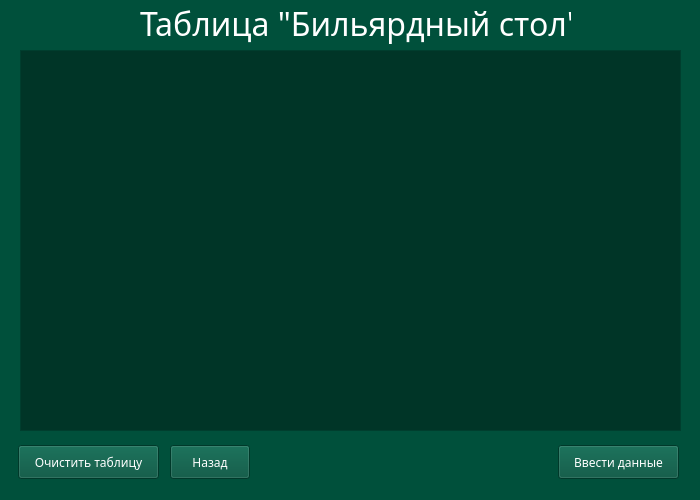
<?xml version="1.0" encoding="UTF-8"?>
<ui version="4.0">
 <class>Widget</class>
 <widget class="QWidget" name="Widget">
  <property name="geometry">
   <rect>
    <x>0</x>
    <y>0</y>
    <width>700</width>
    <height>500</height>
   </rect>
  </property>
  <property name="sizePolicy">
   <sizepolicy hsizetype="Fixed" vsizetype="Fixed">
    <horstretch>0</horstretch>
    <verstretch>0</verstretch>
   </sizepolicy>
  </property>
  <property name="minimumSize">
   <size>
    <width>700</width>
    <height>500</height>
   </size>
  </property>
  <property name="maximumSize">
   <size>
    <width>700</width>
    <height>500</height>
   </size>
  </property>
  <property name="palette">
   <palette>
    <active>
     <colorrole role="WindowText">
      <brush brushstyle="SolidPattern">
       <color alpha="255">
        <red>255</red>
        <green>255</green>
        <blue>255</blue>
       </color>
      </brush>
     </colorrole>
     <colorrole role="Button">
      <brush brushstyle="SolidPattern">
       <color alpha="255">
        <red>0</red>
        <green>80</green>
        <blue>59</blue>
       </color>
      </brush>
     </colorrole>
     <colorrole role="Light">
      <brush brushstyle="SolidPattern">
       <color alpha="255">
        <red>0</red>
        <green>120</green>
        <blue>88</blue>
       </color>
      </brush>
     </colorrole>
     <colorrole role="Midlight">
      <brush brushstyle="SolidPattern">
       <color alpha="255">
        <red>0</red>
        <green>100</green>
        <blue>73</blue>
       </color>
      </brush>
     </colorrole>
     <colorrole role="Dark">
      <brush brushstyle="SolidPattern">
       <color alpha="255">
        <red>0</red>
        <green>40</green>
        <blue>29</blue>
       </color>
      </brush>
     </colorrole>
     <colorrole role="Mid">
      <brush brushstyle="SolidPattern">
       <color alpha="255">
        <red>0</red>
        <green>53</green>
        <blue>39</blue>
       </color>
      </brush>
     </colorrole>
     <colorrole role="Text">
      <brush brushstyle="SolidPattern">
       <color alpha="255">
        <red>255</red>
        <green>255</green>
        <blue>255</blue>
       </color>
      </brush>
     </colorrole>
     <colorrole role="BrightText">
      <brush brushstyle="SolidPattern">
       <color alpha="255">
        <red>255</red>
        <green>255</green>
        <blue>255</blue>
       </color>
      </brush>
     </colorrole>
     <colorrole role="ButtonText">
      <brush brushstyle="SolidPattern">
       <color alpha="255">
        <red>255</red>
        <green>255</green>
        <blue>255</blue>
       </color>
      </brush>
     </colorrole>
     <colorrole role="Base">
      <brush brushstyle="SolidPattern">
       <color alpha="255">
        <red>0</red>
        <green>53</green>
        <blue>39</blue>
       </color>
      </brush>
     </colorrole>
     <colorrole role="Window">
      <brush brushstyle="SolidPattern">
       <color alpha="255">
        <red>0</red>
        <green>80</green>
        <blue>59</blue>
       </color>
      </brush>
     </colorrole>
     <colorrole role="Shadow">
      <brush brushstyle="SolidPattern">
       <color alpha="255">
        <red>0</red>
        <green>0</green>
        <blue>0</blue>
       </color>
      </brush>
     </colorrole>
     <colorrole role="AlternateBase">
      <brush brushstyle="SolidPattern">
       <color alpha="255">
        <red>0</red>
        <green>40</green>
        <blue>29</blue>
       </color>
      </brush>
     </colorrole>
     <colorrole role="ToolTipBase">
      <brush brushstyle="SolidPattern">
       <color alpha="255">
        <red>255</red>
        <green>255</green>
        <blue>220</blue>
       </color>
      </brush>
     </colorrole>
     <colorrole role="ToolTipText">
      <brush brushstyle="SolidPattern">
       <color alpha="255">
        <red>0</red>
        <green>0</green>
        <blue>0</blue>
       </color>
      </brush>
     </colorrole>
     <colorrole role="PlaceholderText">
      <brush brushstyle="SolidPattern">
       <color alpha="128">
        <red>255</red>
        <green>255</green>
        <blue>255</blue>
       </color>
      </brush>
     </colorrole>
    </active>
    <inactive>
     <colorrole role="WindowText">
      <brush brushstyle="SolidPattern">
       <color alpha="255">
        <red>255</red>
        <green>255</green>
        <blue>255</blue>
       </color>
      </brush>
     </colorrole>
     <colorrole role="Button">
      <brush brushstyle="SolidPattern">
       <color alpha="255">
        <red>0</red>
        <green>80</green>
        <blue>59</blue>
       </color>
      </brush>
     </colorrole>
     <colorrole role="Light">
      <brush brushstyle="SolidPattern">
       <color alpha="255">
        <red>0</red>
        <green>120</green>
        <blue>88</blue>
       </color>
      </brush>
     </colorrole>
     <colorrole role="Midlight">
      <brush brushstyle="SolidPattern">
       <color alpha="255">
        <red>0</red>
        <green>100</green>
        <blue>73</blue>
       </color>
      </brush>
     </colorrole>
     <colorrole role="Dark">
      <brush brushstyle="SolidPattern">
       <color alpha="255">
        <red>0</red>
        <green>40</green>
        <blue>29</blue>
       </color>
      </brush>
     </colorrole>
     <colorrole role="Mid">
      <brush brushstyle="SolidPattern">
       <color alpha="255">
        <red>0</red>
        <green>53</green>
        <blue>39</blue>
       </color>
      </brush>
     </colorrole>
     <colorrole role="Text">
      <brush brushstyle="SolidPattern">
       <color alpha="255">
        <red>255</red>
        <green>255</green>
        <blue>255</blue>
       </color>
      </brush>
     </colorrole>
     <colorrole role="BrightText">
      <brush brushstyle="SolidPattern">
       <color alpha="255">
        <red>255</red>
        <green>255</green>
        <blue>255</blue>
       </color>
      </brush>
     </colorrole>
     <colorrole role="ButtonText">
      <brush brushstyle="SolidPattern">
       <color alpha="255">
        <red>255</red>
        <green>255</green>
        <blue>255</blue>
       </color>
      </brush>
     </colorrole>
     <colorrole role="Base">
      <brush brushstyle="SolidPattern">
       <color alpha="255">
        <red>0</red>
        <green>53</green>
        <blue>39</blue>
       </color>
      </brush>
     </colorrole>
     <colorrole role="Window">
      <brush brushstyle="SolidPattern">
       <color alpha="255">
        <red>0</red>
        <green>80</green>
        <blue>59</blue>
       </color>
      </brush>
     </colorrole>
     <colorrole role="Shadow">
      <brush brushstyle="SolidPattern">
       <color alpha="255">
        <red>0</red>
        <green>0</green>
        <blue>0</blue>
       </color>
      </brush>
     </colorrole>
     <colorrole role="AlternateBase">
      <brush brushstyle="SolidPattern">
       <color alpha="255">
        <red>0</red>
        <green>40</green>
        <blue>29</blue>
       </color>
      </brush>
     </colorrole>
     <colorrole role="ToolTipBase">
      <brush brushstyle="SolidPattern">
       <color alpha="255">
        <red>255</red>
        <green>255</green>
        <blue>220</blue>
       </color>
      </brush>
     </colorrole>
     <colorrole role="ToolTipText">
      <brush brushstyle="SolidPattern">
       <color alpha="255">
        <red>0</red>
        <green>0</green>
        <blue>0</blue>
       </color>
      </brush>
     </colorrole>
     <colorrole role="PlaceholderText">
      <brush brushstyle="SolidPattern">
       <color alpha="128">
        <red>255</red>
        <green>255</green>
        <blue>255</blue>
       </color>
      </brush>
     </colorrole>
    </inactive>
    <disabled>
     <colorrole role="WindowText">
      <brush brushstyle="SolidPattern">
       <color alpha="255">
        <red>0</red>
        <green>40</green>
        <blue>29</blue>
       </color>
      </brush>
     </colorrole>
     <colorrole role="Button">
      <brush brushstyle="SolidPattern">
       <color alpha="255">
        <red>0</red>
        <green>80</green>
        <blue>59</blue>
       </color>
      </brush>
     </colorrole>
     <colorrole role="Light">
      <brush brushstyle="SolidPattern">
       <color alpha="255">
        <red>0</red>
        <green>120</green>
        <blue>88</blue>
       </color>
      </brush>
     </colorrole>
     <colorrole role="Midlight">
      <brush brushstyle="SolidPattern">
       <color alpha="255">
        <red>0</red>
        <green>100</green>
        <blue>73</blue>
       </color>
      </brush>
     </colorrole>
     <colorrole role="Dark">
      <brush brushstyle="SolidPattern">
       <color alpha="255">
        <red>0</red>
        <green>40</green>
        <blue>29</blue>
       </color>
      </brush>
     </colorrole>
     <colorrole role="Mid">
      <brush brushstyle="SolidPattern">
       <color alpha="255">
        <red>0</red>
        <green>53</green>
        <blue>39</blue>
       </color>
      </brush>
     </colorrole>
     <colorrole role="Text">
      <brush brushstyle="SolidPattern">
       <color alpha="255">
        <red>0</red>
        <green>40</green>
        <blue>29</blue>
       </color>
      </brush>
     </colorrole>
     <colorrole role="BrightText">
      <brush brushstyle="SolidPattern">
       <color alpha="255">
        <red>255</red>
        <green>255</green>
        <blue>255</blue>
       </color>
      </brush>
     </colorrole>
     <colorrole role="ButtonText">
      <brush brushstyle="SolidPattern">
       <color alpha="255">
        <red>0</red>
        <green>40</green>
        <blue>29</blue>
       </color>
      </brush>
     </colorrole>
     <colorrole role="Base">
      <brush brushstyle="SolidPattern">
       <color alpha="255">
        <red>0</red>
        <green>80</green>
        <blue>59</blue>
       </color>
      </brush>
     </colorrole>
     <colorrole role="Window">
      <brush brushstyle="SolidPattern">
       <color alpha="255">
        <red>0</red>
        <green>80</green>
        <blue>59</blue>
       </color>
      </brush>
     </colorrole>
     <colorrole role="Shadow">
      <brush brushstyle="SolidPattern">
       <color alpha="255">
        <red>0</red>
        <green>0</green>
        <blue>0</blue>
       </color>
      </brush>
     </colorrole>
     <colorrole role="AlternateBase">
      <brush brushstyle="SolidPattern">
       <color alpha="255">
        <red>0</red>
        <green>80</green>
        <blue>59</blue>
       </color>
      </brush>
     </colorrole>
     <colorrole role="ToolTipBase">
      <brush brushstyle="SolidPattern">
       <color alpha="255">
        <red>255</red>
        <green>255</green>
        <blue>220</blue>
       </color>
      </brush>
     </colorrole>
     <colorrole role="ToolTipText">
      <brush brushstyle="SolidPattern">
       <color alpha="255">
        <red>0</red>
        <green>0</green>
        <blue>0</blue>
       </color>
      </brush>
     </colorrole>
     <colorrole role="PlaceholderText">
      <brush brushstyle="SolidPattern">
       <color alpha="128">
        <red>255</red>
        <green>255</green>
        <blue>255</blue>
       </color>
      </brush>
     </colorrole>
    </disabled>
   </palette>
  </property>
  <property name="font">
   <font>
    <family>Sans Serif</family>
    <italic>false</italic>
   </font>
  </property>
  <property name="windowTitle">
   <string>Table</string>
  </property>
  <property name="windowOpacity">
   <double>0.000000000000000</double>
  </property>
  <widget class="QPushButton" name="but_cle">
   <property name="geometry">
    <rect>
     <x>18</x>
     <y>445</y>
     <width>141</width>
     <height>34</height>
    </rect>
   </property>
   <property name="font">
    <font>
     <family>Rubik</family>
     <italic>false</italic>
    </font>
   </property>
   <property name="text">
    <string>Очистить таблицу</string>
   </property>
  </widget>
  <widget class="QPushButton" name="but_ent">
   <property name="geometry">
    <rect>
     <x>558</x>
     <y>445</y>
     <width>121</width>
     <height>34</height>
    </rect>
   </property>
   <property name="font">
    <font>
     <family>Rubik</family>
     <italic>false</italic>
    </font>
   </property>
   <property name="text">
    <string>Ввести данные</string>
   </property>
  </widget>
  <widget class="QLabel" name="label">
   <property name="geometry">
    <rect>
     <x>140</x>
     <y>-12</y>
     <width>431</width>
     <height>71</height>
    </rect>
   </property>
   <property name="font">
    <font>
     <family>Rubik</family>
     <pointsize>24</pointsize>
     <italic>false</italic>
    </font>
   </property>
   <property name="text">
    <string>Таблица &quot;Бильярдный стол&quot;</string>
   </property>
  </widget>
  <widget class="QTableWidget" name="table">
   <property name="geometry">
    <rect>
     <x>20</x>
     <y>50</y>
     <width>661</width>
     <height>381</height>
    </rect>
   </property>
   <property name="editTriggers">
    <set>QAbstractItemView::EditTrigger::NoEditTriggers</set>
   </property>
  </widget>
  <widget class="QPushButton" name="but_back">
   <property name="geometry">
    <rect>
     <x>170</x>
     <y>445</y>
     <width>80</width>
     <height>34</height>
    </rect>
   </property>
   <property name="font">
    <font>
     <family>Rubik</family>
     <italic>false</italic>
    </font>
   </property>
   <property name="text">
    <string>Назад</string>
   </property>
  </widget>
 </widget>
 <resources/>
 <connections/>
</ui>
